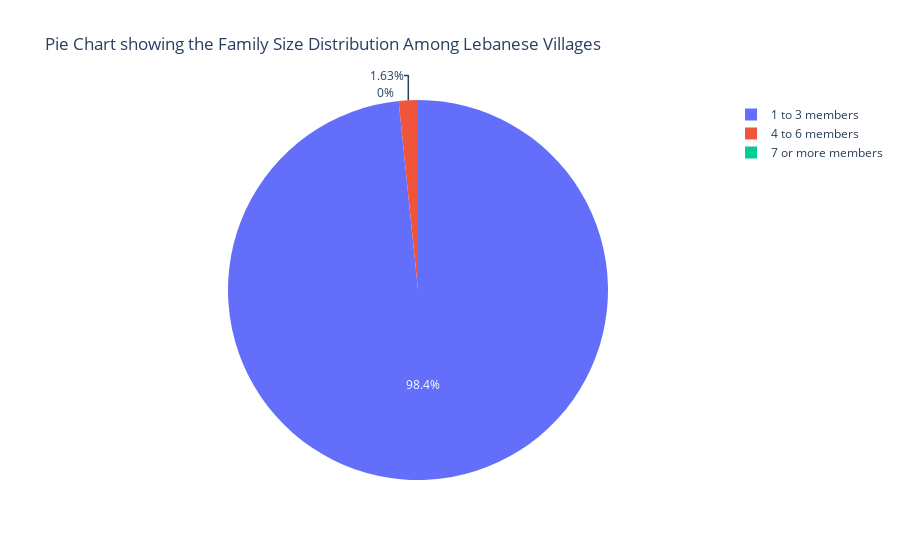

Notebook source saved alongside this figure:
### Code cell
c1 = (df.iloc[:, 5] == 1).sum()
c2 = (df.iloc[:, 6] == 1).sum()
c3 = (df.iloc[:, 7] == 1).sum()
Counts = [c1,c2,c3]
Names = ['4 to 6 members','7 or more members','1 to 3 members']
p2 = go.Pie(labels=Names, values=Counts)
layout = go.Layout(title='Pie Chart showing the Family Size Distribution Among Lebanese Villages')
fig = go.Figure(data=[p2],layout = layout)
py.iplot(fig, filename='pie')

### Figure 1 — Plotly figure (JSON) as saved in the notebook; plotly's stock layout.template omitted (floating-point values rounded to 4 significant figures)
{"data": [{"labels": ["4 to 6 members", "7 or more members", "1 to 3 members"], "type": "pie", "values": [2, 0, 121]}], "layout": {"autosize": true, "title": {"text": "Pie Chart showing the Family Size Distribution Among Lebanese Villages"}}}
